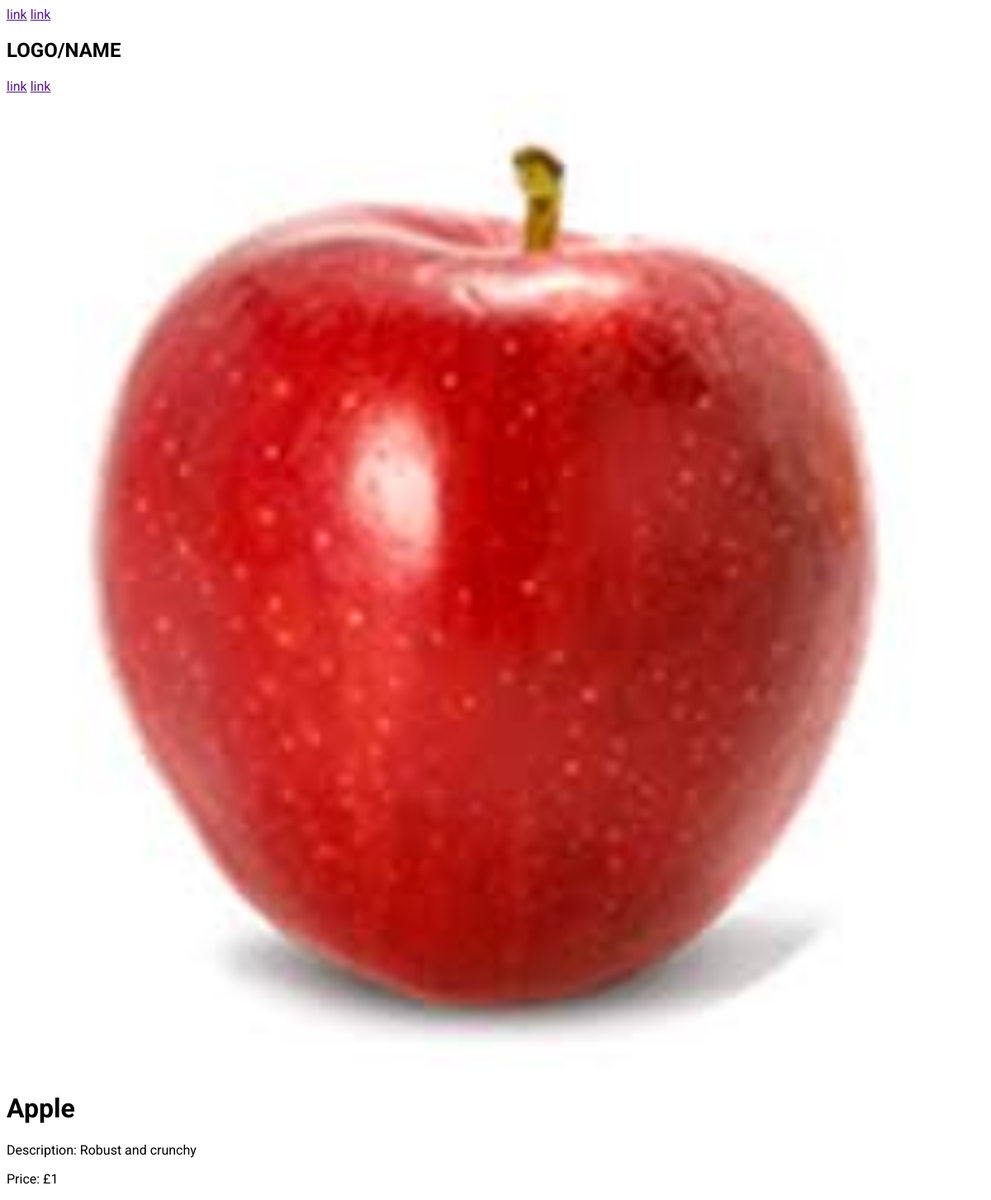
The page /product.php?id=1 (signed in) on the database its author committed.
### tables this page shows
CREATE TABLE `products` (
  `id` int(11) NOT NULL,
  `name` varchar(255) NOT NULL,
  `description` varchar(512) NOT NULL,
  `imageRef` varchar(255) DEFAULT NULL,
  `price` int(255) NOT NULL,
  `stock` int(255) NOT NULL,
  `created` date NOT NULL DEFAULT current_timestamp()
);

### product.php (the view, shortened to what this page needs)
<?php
	require_once "./includes/header.php";
	if(isset($_GET['id']))
	{
		$search = "SELECT * FROM products WHERE id=".$_GET['id'];
		$results = $conn->query($search); ?>
		<div class="container"><?php
		if($results->num_rows > 0):
			$product = $results->fetch_assoc();
			$price = $product['price'] / 100;
		?>
				<div class="product">
					<div class="row" style="width:100%; margin: 0 auto;">
						<div class="col">
							<img style="width:100%;" src="<?php echo $product['imageRef']; ?>" alt="Placeholder">
						</div>
						<div class="col">
							<h1><?php echo ' '.$product['name']; ?></h1>
							<p>Description:<?php echo ' '.$product['description']; ?></p>
							<p>Price: &pound;<?php echo $price; ?></p>
						</div>
					</div>
				</div>
		<?php
		else:
			echo "<h1>Invalid product ID</h1>";
		endif;
	}
	else
	{
		header('location: ./products.php');
        exit;
	}
?>
</div>

### styles/styles.css (style rules this page uses)
* { box-sizing: border-box; font-family: 'Roboto', sans-serif; }
.container { width: 100%; height: 100%; display: block; }

### rows shown on the page
products: imageRef (picture), name "Apple", description "Robust and crunchy", price "1"
